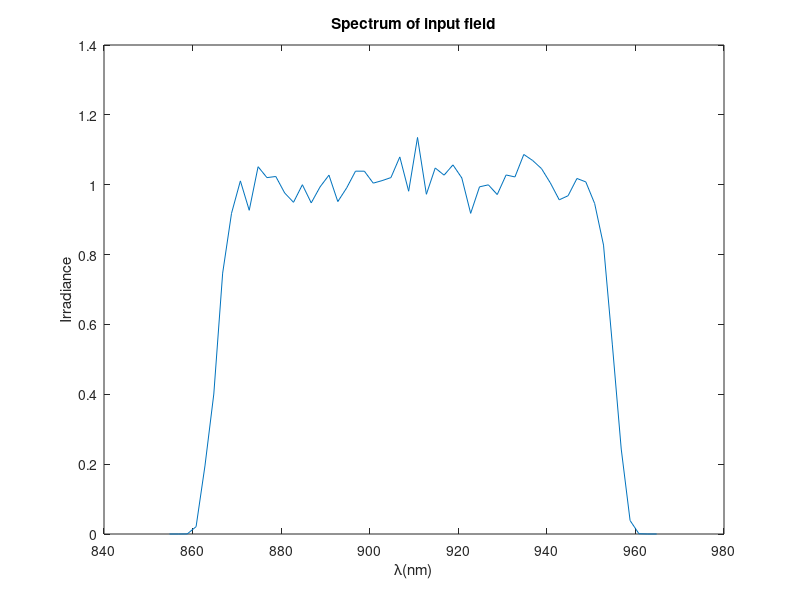

The MATLAB source for this figure: (Note: this script raises an error after producing the figure.)
clear all
close all
%%calculate wavefront

%%initial parameter
lambda0=910e-9;%central wavelength
duration=15e-15;%transform bandwidth in various units
deltav=0.5/duration;
deltalambdainv=deltav/3e8;
deltalambda=lambda0^2*deltalambdainv;
lambda=(lambda0-deltalambda/2*1.2):2e-9:(lambda0+deltalambda/2*1.2);
fluctuation=cos(2*pi*lambda*1e-3)+randn(size(lambda))*0.5e-1;
l=10;
spectrum=exp(-((lambda-lambda0)/(deltalambda/2)).^(2*l)).*fluctuation;
plot(lambda/1e-9,spectrum)
xlabel('\lambda(nm)'); ylabel('Irradiance');
title('Spectrum of input field');

deltad=10e-3;%spatial interval between two beams
didx=1;%index difference for lambda

c=1/lambda0;%scale for different wavelength coordinate
M=36;
L=150e-3;
z=2;
dx=L/M;
x=-L/2:dx:L/2; 
y=x; 
[X,Y]=meshgrid(x,y);

w=150e-3;%aperture of beams
% E0=100;
% R0=100e-3;
% l=10;6
for k=1:numel(lambda)
L1(k)=3*c*lambda(k);%side length
dx1(k)=dx*c*lambda(k);
end

%% generate random phase screen
%phi(x-coordinate,y-coordinate,index of lambda,index of phase screen)
%sgx,phasescreen parameter;ppp,num of phasescreen per each parameter
k=1;
for sgx=(2:12)*1e-2% phasescreen parameter
    for ppp=1:10 %num of phasescreen per each parameter
    phi(:,:,:,k)= phasescreen(sgx,lambda,M,dx1);
    k=k+1;
    end
end
%% diffraction limit far-field intensity
u2=zeros(numel(-L1(1)/2:dx1(1):L1(1)/2),numel(-L1(1)/2:dx1(1):L1(1)/2),numel(1:didx:numel(lambda)));
for k=1:didx:numel(lambda)
%%coherent beam combination
%in-phase mode irridance distribution

x1=-L1(k)/2:dx1(k):L1(k)/2;%src coords
y1=x1;
[X1,Y1]=meshgrid(x1,y1);
u1=zeros(size(X1));
u1=setu1(0,0,u1,w,deltad,dx1(k),L1(k),M,spectrum(k));
% 
I1=abs(u1.*2); %src irradiance

% figure
% imagesc(x1,y1,I1);
% axis square; axis xy;
% xlabel('x (m)'); ylabel('y (m)');
% title('z= 0 m');

[u2t,L2]=propFF(u1,L1(k),dx1(k),lambda(k),z);
u2(:,:,k)=u2t;
end
dx2=lambda(1)*z/L1(1);
x2=-L2/2:dx2:L2/2;%obs ords
y2=x2;
[X2,Y2]=meshgrid(x2,y2);
I2=abs(sum(u2,3).^2);
figure,imagesc(x2,y2,nthroot(I2,3));
%% find x-direction and y-direction diffraction limit
[pks1,locs1]=findpeaks(-I2(round(size(I2,1)/2),:));
plot(x2,I2(round(size(I2,1)/2),:),'r');
hold on
% plot(locs1,-pks1,'*');
rdlx=min(abs(x2(locs1)));%radius of diffraction limit

[pks2,locs2]=findpeaks(-I2(:,round(size(I2,2)/2)));
plot(y2,I2(:,round(size(I2,2)/2)),'g');
% hold on
% plot(locs2,-pks2,'*');
rdly=min(abs(y2(locs2)));%radius of diffraction limit
legend('x-direction intensity','y-direction intensity');

%% calculate max intensity and energy in diffraction limit 
maxI2=max(max(I2));%maxium of irridiance for in-phase mode
maxdlenergy=dlenergy(I2,rdlx,rdly,X2,Y2);
save initialdata15fs
%% wave error same for two beams
filepath='D:\CBC\Wavefront20150513\15fs\parsame';
Numofpoint=50;%Num of calcultaed point for a scale
    para_same(Numofpoint)=struct('SR',[],'SRdl',[],'ECdl',[],...
    'rof80',[],'PV',[],'RMS',[],'GRMS',[],'GPV',[],'I2',[]);
for scale=0.05:0.01:1.2;%scale factor for different wavefront
    
for m=1:Numofpoint
    idxphase=floor(rand*size(phi,4))+1;
%     I2=zeros(size(I2));
for k=1:didx:numel(lambda)
%%coherent beam combination
x1=-L1(k)/2:dx1(k):L1(k)/2;
y1=x1;
[X1,Y1]=meshgrid(x1,y1);
u1=zeros(size(X1));


u1=setu1(scale*phi(:,:,k,idxphase),scale*phi(:,:,k,idxphase)...
   ,u1,w,deltad,dx1(k),L1(k),M,spectrum(k));
% 
% I1=abs(u1.*2); %src irradiance
% 
% figure
% imagesc(x1,y1,I1);
% axis square; axis xy;
% xlabel('x (m)'); ylabel('y (m)');
% title('z= 0 m');
[u2t,L2]=propFF(u1,L1(k),dx1(k),lambda(k),z);
u2(:,:,k)=u2t;
end
% dx2=lambda(k)*z/L1;
% x2=-L2/2:dx2:L2/2-dx2;%obs ords
% y2=x2;
% [X2,Y2]=meshgrid(x2,y2);
    I2=abs(sum(u2,3).^2);
%     figure,imagesc(x2,y2,nthroot(I2,3));
    para_same(m).I2=I2(1:2:end,1:2:end);
    para_same(m).SR=max(max(I2))/maxI2;
    para_same(m).SRdl=dlenergy(I2,rdlx,rdly,X2,Y2)/maxdlenergy;
    para_same(m).ECdl=ECenergySquare(I2,rdlx,rdly,X2,Y2 );
    %Calculate radius of 80% encircled energy
%     rof80x=rdlx;
%     rof80y=rdly;
%     while ECenergySquare(I2,rof80x,rof80y,X2,Y2 )<0.8
%             rof80x=rof80x+0.01*rdlx;
%             rof80y=rof80y+0.01*rdly;
%     end
%     para_same(m).rof80=[rof80x,rof80y];
    
    dphi=scale*phi(:,:,k,idxphase);
    para_same(m).PV=peak2peak(peak2peak(dphi)/(2*pi));   %
    para_same(m).RMS=rms(rms(dphi))/(2*pi);
    [gx,gy] = gradient(dphi/(2*pi),dx1(round(numel(lambda)/2)+1)*1e2);%transform unit
    grad=sqrt(gx.^2+gy.^2);
    para_same(m).GRMS=rms(rms(grad));
    para_same(m).GPV=peak2peak(peak2peak(grad));
end
save([filepath,'_',num2str(scale),'.mat'],'para_same');%save result
clear u2 para_same;
end
for scale=0.6:0.02:1.2;%scale factor for different wavefront
    Numofpoint=50;%Num of calcultaed point for a scale
    para_same(Numofpoint)=struct('SR',[],'SRdl',[],'ECdl',[],...
    'rof80',[],'PV',[],'RMS',[],'GRMS',[],'GPV',[],'I2',[]);
for m=1:Numofpoint
    idxphase=floor(rand*size(phi,4))+1;
%     I2=zeros(size(I2));
for k=1:didx:numel(lambda)
%%coherent beam combination
x1=-L1(k)/2:dx1(k):L1(k)/2;
y1=x1;
[X1,Y1]=meshgrid(x1,y1);
u1=zeros(size(X1));


u1=setu1(scale*phi(:,:,k,idxphase),scale*phi(:,:,k,idxphase)...
   ,u1,w,deltad,dx1(k),L1(k),M,spectrum(k));
% 
% I1=abs(u1.*2); %src irradiance
% 
% figure
% imagesc(x1,y1,I1);
% axis square; axis xy;
% xlabel('x (m)'); ylabel('y (m)');
% title('z= 0 m');
[u2t,L2]=propFF(u1,L1(k),dx1(k),lambda(k),z);
u2(:,:,k)=u2t;
end
% dx2=lambda(k)*z/L1;
% x2=-L2/2:dx2:L2/2-dx2;%obs ords
% y2=x2;
% [X2,Y2]=meshgrid(x2,y2);
    I2=abs(sum(u2,3).^2);
%     figure,imagesc(x2,y2,nthroot(I2,3));
    para_same(m).I2=I2(1:2:end,1:2:end);
    para_same(m).SR=max(max(I2))/maxI2;
    para_same(m).SRdl=dlenergy(I2,rdlx,rdly,X2,Y2)/maxdlenergy;
    para_same(m).ECdl=ECenergySquare(I2,rdlx,rdly,X2,Y2 );
    %Calculate radius of 80% encircled energy
%     rof80x=rdlx;
%     rof80y=rdly;
%     while ECenergySquare(I2,rof80x,rof80y,X2,Y2 )<0.8
%             rof80x=rof80x+0.01*rdlx;
%             rof80y=rof80y+0.01*rdly;
%     end
%     para_same(m).rof80=[rof80x,rof80y];
    
    dphi=scale*phi(:,:,k,idxphase);
    para_same(m).PV=peak2peak(peak2peak(dphi)/(2*pi));   %
    para_same(m).RMS=rms(rms(dphi))/(2*pi);
    [gx,gy] = gradient(dphi/(2*pi),dx1(round(numel(lambda)/2)+1)*1e2);%transform unit
    grad=sqrt(gx.^2+gy.^2);
    para_same(m).GRMS=rms(rms(grad));
    para_same(m).GPV=peak2peak(peak2peak(grad));
end
save([filepath,'2_',num2str(scale),'.mat'],'para_same');%save result
clear u2 para_same;
end
% system('shutdown -s');
%% wave error for two beams is different
Numofpoint=50;%Num of calcultaed point for a scale
filepath='D:\CBC\Wavefront20150513\15fs\diffwave\';

para_diff(Numofpoint)=struct('SR',[],'SRdl',[],'ECdl',[],...
    'rof80',[],'PV',[],'RMS',[],'GRMS',[],'GPV',[],'I2',[]);
for scale=0.05:0.01:1.2;%scale factor for different wavefront
for m=1:Numofpoint
    idxphase1=floor(rand*size(phi,4))+1;
    idxphase2=floor(rand*size(phi,4))+1;
    while idxphase1==idxphase2
        idxphase2=floor(rand*size(phi,4))+1;
    end

for k=1:didx:numel(lambda)
%%coherent beam combination
x1=-L1(k)/2:dx1(k):L1(k)/2;
y1=x1;
[X1,Y1]=meshgrid(x1,y1);
u1=zeros(size(X1));


u1=setu1(scale*phi(:,:,k,idxphase1),scale*phi(:,:,k,idxphase2)...
   ,u1,w,deltad,dx1(k),L1(k),M,spectrum(k));
% 
% I1=abs(u1.*2); %src irradiance
% 
% figure
% imagesc(x1,y1,I1);
% axis square; axis xy;
% xlabel('x (m)'); ylabel('y (m)');
% title('z= 0 m');
[u2t,L2]=propFF(u1,L1(k),dx1(k),lambda(k),z);
u2(:,:,k)=u2t;
end
% dx2=lambda(k)*z/L1;
% x2=-L2/2:dx2:L2/2-dx2;%obs ords
% y2=x2;
% [X2,Y2]=meshgrid(x2,y2);
    I2=abs(sum(u2,3).^2);
%     figure,imagesc(x2,y2,nthroot(I2,3));
    para_diff(m).I2=I2(1:2:end,1:2:end);
    para_diff(m).SR=max(max(I2))/maxI2;
    para_diff(m).SRdl=dlenergy(I2,rdlx,rdly,X2,Y2)/maxdlenergy;
    para_diff(m).ECdl=ECenergySquare(I2,rdlx,rdly,X2,Y2 );
    %Calculate radius of 80% encircled energy
%     rof80x=rdlx;
%     rof80y=rdly;
%     while ECenergySquare(I2,rof80x,rof80y,X2,Y2 )<0.8
%             rof80x=rof80x+0.15*rof80x;
%             rof80y=rof80y+0.15*rof80y;
%     end
%     para_diff(m).rof80=[rof80x,rof80y];
    
    dphi=scale*phi(:,:,k,idxphase1)-scale*phi(:,:,k,idxphase2);
    para_diff(m).PV=peak2peak(peak2peak(dphi)/(2*pi));   %
    para_diff(m).RMS=rms(rms(dphi))/(2*pi);
    [gx,gy] = gradient(dphi/(2*pi),dx1(round(numel(lambda)/2)+1)*1e2);%transform unit
    grad=sqrt(gx.^2+gy.^2);
    para_diff(m).GRMS=rms(rms(grad));
    para_diff(m).GPV=peak2peak(peak2peak(grad));
end
save([filepath,'pardiff_',num2str(scale),'.mat'],'para_diff');%save result
clear u2 para_diff;
end
%second time wavefront diff
for scale=0.6:0.02:1.2;%scale factor for different wavefront
for m=1:Numofpoint
    idxphase1=floor(rand*size(phi,4))+1;
    idxphase2=floor(rand*size(phi,4))+1;
    while idxphase1==idxphase2
        idxphase2=floor(rand*size(phi,4))+1;
    end

for k=1:didx:numel(lambda)
%%coherent beam combination
x1=-L1(k)/2:dx1(k):L1(k)/2;
y1=x1;
[X1,Y1]=meshgrid(x1,y1);
u1=zeros(size(X1));


u1=setu1(scale*phi(:,:,k,idxphase1),scale*phi(:,:,k,idxphase2)...
   ,u1,w,deltad,dx1(k),L1(k),M,spectrum(k));
% 
% I1=abs(u1.*2); %src irradiance
% 
% figure
% imagesc(x1,y1,I1);
% axis square; axis xy;
% xlabel('x (m)'); ylabel('y (m)');
% title('z= 0 m');
[u2t,L2]=propFF(u1,L1(k),dx1(k),lambda(k),z);
u2(:,:,k)=u2t;
end
% dx2=lambda(k)*z/L1;
% x2=-L2/2:dx2:L2/2-dx2;%obs ords
% y2=x2;
% [X2,Y2]=meshgrid(x2,y2);
    I2=abs(sum(u2,3).^2);
%     figure,imagesc(x2,y2,nthroot(I2,3));
    para_diff(m).I2=I2(1:2:end,1:2:end);
    para_diff(m).SR=max(max(I2))/maxI2;
    para_diff(m).SRdl=dlenergy(I2,rdlx,rdly,X2,Y2)/maxdlenergy;
    para_diff(m).ECdl=ECenergySquare(I2,rdlx,rdly,X2,Y2 );
    %Calculate radius of 80% encircled energy
%     rof80x=rdlx;
%     rof80y=rdly;
%     while ECenergySquare(I2,rof80x,rof80y,X2,Y2 )<0.8
%             rof80x=rof80x+0.15*rof80x;
%             rof80y=rof80y+0.15*rof80y;
%     end
%     para_diff(m).rof80=[rof80x,rof80y];
    
    dphi=scale*phi(:,:,k,idxphase1)-scale*phi(:,:,k,idxphase2);
    para_diff(m).PV=peak2peak(peak2peak(dphi)/(2*pi));   %
    para_diff(m).RMS=rms(rms(dphi))/(2*pi);
    [gx,gy] = gradient(dphi/(2*pi),dx1(round(numel(lambda)/2)+1)*1e2);%transform unit
    grad=sqrt(gx.^2+gy.^2);
    para_diff(m).GRMS=rms(rms(grad));
    para_diff(m).GPV=peak2peak(peak2peak(grad));
end
save([filepath,'pardiff2_',num2str(scale),'.mat'],'para_diff');%save result
clear u2 para_diff;
end
save initialdata2_15fs
% system('shutdown -s');

% %% piston error for two beams 
% filepath='E:\Wavefront20150513\piston\';
% Numofpoint=120;%Num of calcultaed point for a scale
% piston=linspace(-2*pi,2*pi,Numofpoint);
% para_piston(Numofpoint)=struct('SR',[],'SRdl',[],'ECdl',[],...
%     'rof80',[],'piston',[],'I2',[]);
% 
% for m=1:Numofpoint
% for k=1:didx:numel(lambda)
% %%coherent beam combination
% x1=-L1(k)/2:dx1(k):L1(k)/2-dx1(k);
% y1=x1;
% [X1,Y1]=meshgrid(x1,y1);
% u1=zeros(size(X1));
% 
% 
% u1=setu1(0,20*pi/10,...
%    u1,w,deltad,dx1(k),L1(k),M,spectrum(k));
% % 
% % I1=abs(u1.*2); %src irradiance
% % 
% % figure
% % imagesc(x1,y1,I1);
% % axis square; axis xy;
% % xlabel('x (m)'); ylabel('y (m)');
% % title('z= 0 m');
% [u2t,L2]=propFF(u1,L1(k),dx1(k),lambda(k),z);
% u2(:,:,k)=u2t;
% end
%     I2=abs(sum(u2,3).^2);
% %     figure,imagesc(x2,y2,nthroot(I2,3));
%     para_piston(m).I2=I2;
%     para_piston(m).SR=max(max(I2))/maxI2;
%     para_piston(m).SRdl=dlenergy(I2,rdlx,rdly,X2,Y2)/maxdlenergy;
%     para_piston(m).ECdl=ECenergySquare(I2,rdlx,rdly,X2,Y2 );
%     %Calculate radius of 80% encircled energy
%     rof80x=rdlx;
%     rof80y=rdly;
%     while ECenergySquare(I2,rof80x,rof80y,X2,Y2 )<0.8
%             rof80x=rof80x+0.15*rof80x;
%             rof80y=rof80y+0.15*rof80y;
%     end
%     para_piston(m).rof80=[rof80x,rof80y];
%     para_piston(m).piston=piston(m);
% end
% save([filepath,'parpiston','.mat'],'para_piston');%save 
% clear u2 para_piston;
% %% tip/tilt error for two beams 
% filepath='E:\Wavefront20150513\tip\';
% Numofpoint=140;%Num of calcultaed point for a scale
% tip=linspace(-7e-6,7e-6,Numofpoint);
% para_tip(Numofpoint)=struct('SR',[],'SRdl',[],'ECdl',[],...
%     'rof80',[],'tip',[],'I2',[]);
% 
% for m=1:Numofpoint
% for k=1:didx:numel(lambda)
% %%coherent beam combination
% x1=-L1(k)/2:dx1(k):L1(k)/2-dx1(k);
% y1=x1;
% [X1,Y1]=meshgrid(x1,y1);
% u1=zeros(size(X1));
% 
% 
% u1=setu1tilt(tip(m),0,u1,w,deltad,dx1(k),L1(k),M,spectrum(k),lambda(k));
% % 
% % I1=abs(u1.*2); %src irradiance
% % 
% % figure
% % imagesc(x1,y1,I1);
% % axis square; axis xy;
% % xlabel('x (m)'); ylabel('y (m)');
% % title('z= 0 m');
% [u2t,L2]=propFF(u1,L1(k),dx1(k),lambda(k),z);
% u2(:,:,k)=u2t;
% end
%     I2=abs(sum(u2,3).^2);
% %     figure,imagesc(x2,y2,nthroot(I2,3));
%     para_tip(m).I2=I2;
%     para_tip(m).SR=max(max(I2))/maxI2;
%     para_tip(m).SRdl=dlenergy(I2,rdlx,rdly,X2,Y2)/maxdlenergy;
%     para_tip(m).ECdl=ECenergySquare(I2,rdlx,rdly,X2,Y2 );
%     %Calculate radius of 80% encircled energy
%     rof80x=rdlx;
%     rof80y=rdly;
%     while ECenergySquare(I2,rof80x,rof80y,X2,Y2 )<0.8
%             rof80x=rof80x+0.15*rof80x;
%             rof80y=rof80y+0.15*rof80y;
%     end
%     para_tip(m).rof80=[rof80x,rof80y];
%     para_tip(m).tip=tip(m);
% end
% save([filepath,'partip','.mat'],'para_tip');%save 
% clear u2 para_tip;
% %% tip/tilt error for two beams 
% Numofpoint=140;%Num of calcultaed point for a scale
% tilt=tip;
% para_tilt(Numofpoint)=struct('SR',[],'SRdl',[],'ECdl',[],...
%     'rof80',[],'tilt',[],'I2',[]);
% 
% for m=1:Numofpoint
% for k=1:didx:numel(lambda)
% %%coherent beam combination
% x1=-L1(k)/2:dx1(k):L1(k)/2-dx1(k);
% y1=x1;
% [X1,Y1]=meshgrid(x1,y1);
% u1=zeros(size(X1));
% 
% 
% u1=setu1tilt(0,tilt(m),u1,w,deltad,dx1(k),L1(k),M,spectrum(k),lambda(k));
% % 
% % I1=abs(u1.*2); %src irradiance
% % 
% % figure
% % imagesc(x1,y1,I1);
% % axis square; axis xy;
% % xlabel('x (m)'); ylabel('y (m)');
% % title('z= 0 m');
% [u2t,L2]=propFF(u1,L1(k),dx1(k),lambda(k),z);
% u2(:,:,k)=u2t;
% end
%     I2=abs(sum(u2,3).^2);
% %     figure,imagesc(x2,y2,nthroot(I2,3));
%     para_tilt(m).I2=I2;
%     para_tilt(m).SR=max(max(I2))/maxI2;
%     para_tilt(m).SRdl=dlenergy(I2,rdlx,rdly,X2,Y2)/maxdlenergy;
%     para_tilt(m).ECdl=ECenergySquare(I2,rdlx,rdly,X2,Y2 );
%     %Calculate radius of 80% encircled energy
%     rof80x=rdlx;
%     rof80y=rdly;
%     while ECenergySquare(I2,rof80x,rof80y,X2,Y2 )<0.8
%             rof80x=rof80x+0.15*rof80x;
%             rof80y=rof80y+0.15*rof80y;
%     end
%     para_tilt(m).rof80=[rof80x,rof80y];
%     para_tilt(m).tilt=tilt(m);
% end
% save([filepath,'partilt','.mat'],'para_tilt');%save 
% clear u2 para_tilt;
% 
% 
% 
% 
% 
